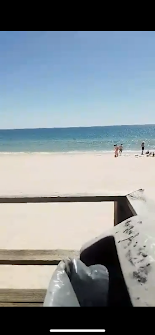
#> input picture src/assets/images/property/exterior/0.png, 155 x 335 px, found by its file name; its folder holds 4 pictures in this run
$ python generateImport.py
#> lines starting #> are read from the running program, lines starting #| are printed output that depends on the picture
import os
from os.path import isfile, join
from PIL import Image

def generateDescription(val):
    roomName = ""
    location = 0
    for char in val:
        if char.isdigit():
            location = val.index(char)
            roomName = val[0 : location]

    if roomName == "":
        roomName = val

    if((val[location] == "1") and ((roomName == "Bedroom") or (roomName == "Washroom"))):
        return "Master " + roomName
    if(location != 0):
        return roomName + " " + val[location]
    else:
        return roomName

# Get the current location of the file
dir_path = os.path.dirname(os.path.realpath(__file__))

# Get all the files in this directory
files = [f for f in os.listdir(dir_path) if isfile(join(dir_path, f))]
imports = []

url = "assets/images/property/exterior/"
for file in files:
    if file != "generateImport.py":
        img = Image.open(dir_path + "\\" + file)
#> img is the input picture: PIL image 155x335 RGB; mean R, G, B 133.2, 142.1, 147.4
        width,height = img.size
#> width = 155; height = 335
        imports.append([str(file), str(width), str(height)])

        # Generate thumbnails and save them in the folder.
        thumbnailSize = 256
        img.thumbnail((thumbnailSize,thumbnailSize), Image.LANCZOS)
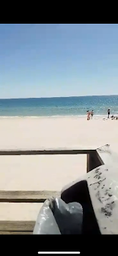
#> img: PIL image 118x256 RGB; mean R, G, B 133.3, 142.2, 147.5
        img.save(dir_path + "/" + str(thumbnailSize) + "/" + file, "JPEG")
#> pass 2 of the loop `for file in files:`:
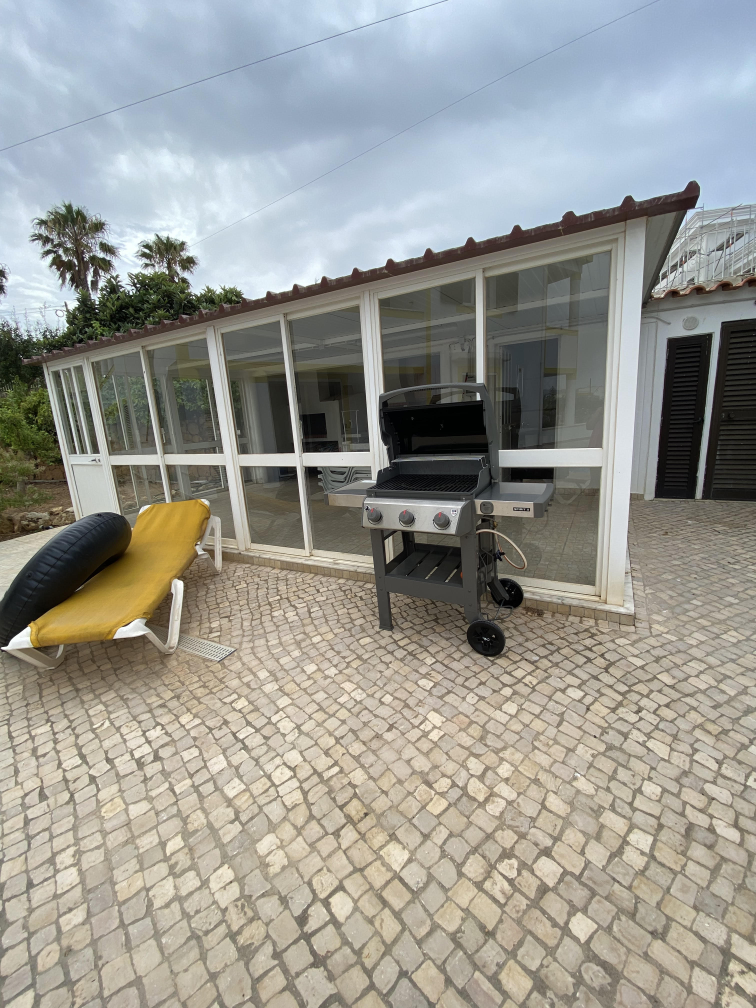
#> input picture src/assets/images/property/exterior/4 Roses BBQ.jpg, 3024 x 4032 px, found by its file name (shown at 1/4 size)
#> img is the input picture: PIL image 3024x4032 RGB; mean R, G, B 153, 152.9, 146.6
#> `img.thumbnail((thumbnailSize,thumbnailSize), Image.LANCZOS)`:
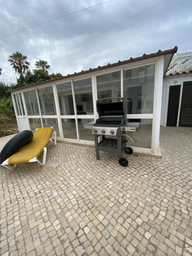
#> img: PIL image 192x256 RGB; mean R, G, B 153, 152.8, 146.6
#> pass 3 of the loop `for file in files:`:
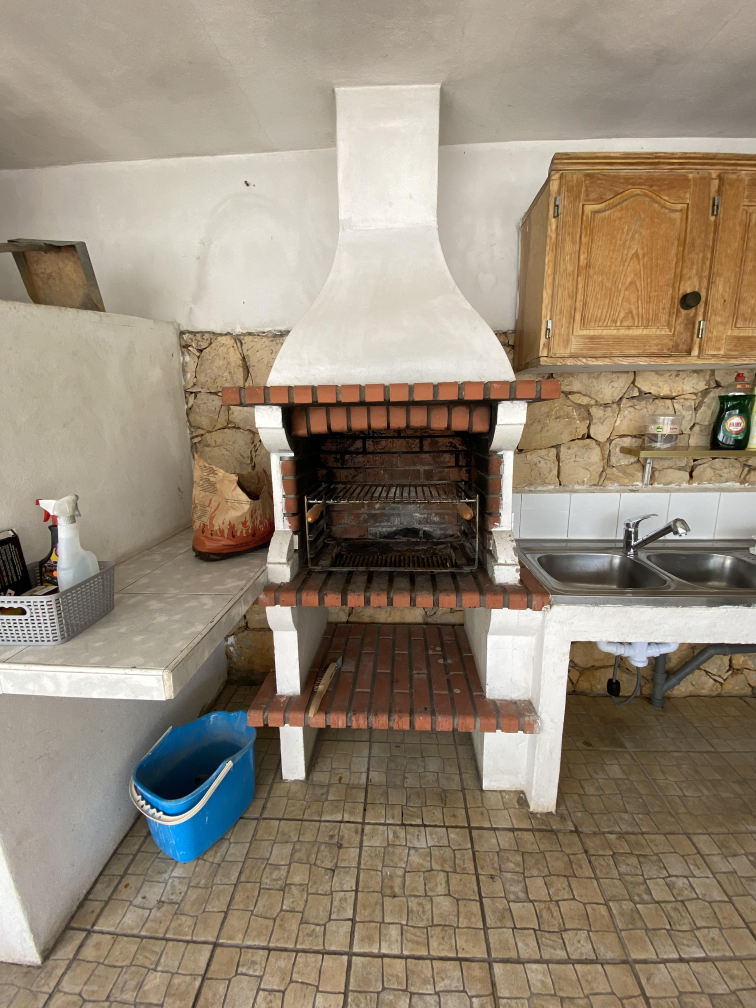
#> input picture src/assets/images/property/exterior/4 Roses outside grill.jpg, 3024 x 4032 px, found by its file name (shown at 1/4 size)
#> img is the input picture: PIL image 3024x4032 RGB; mean R, G, B 149.7, 136.5, 118.6
#> `img.thumbnail((thumbnailSize,thumbnailSize), Image.LANCZOS)`:
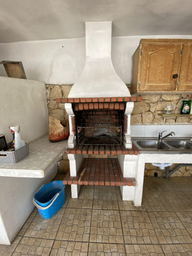
#> img: PIL image 192x256 RGB; mean R, G, B 149.7, 136.5, 118.6
#> the loop made 5 passes; the first 3 are shown

# Print for the imports.
for thing in imports:
    print("import " + thing[0][:-4].capitalize() + " from \"" + url + thing[0] + "\";")
    print("import " + thing[0][:-4].capitalize() + "Thumb" + " from \"" + url + str(thumbnailSize) + "/" + thing[0] + "\";")


print("const photos = [")
# Print for the photos array.
for thing in imports:
    photoDescription = generateDescription(thing[0][:-4].capitalize())
    srcSetFull = "      { src: " + thing[0][:-4].capitalize() + ", width: " + thing[1] + ", height: " + thing[2] + " },"
    srcSetTumb = "      { src: " + thing[0][:-4].capitalize() + "Thumb, width: " + str(thumbnailSize) + ", height: " + str(thumbnailSize) + " },"

    if((round(int(thing[2]) /4) > 200) and (round(int(thing[1]) /4) > 200)):
        print("  {\n    src: " + thing[0][:-4].capitalize() + ",\n    description: \"" + photoDescription + "\",\n    width: " + str(round(int(thing[1]) /4)) +",\n    height: " +  str(round(int(thing[2]) /4)) + ",\n    " + "srcSet: [\n" + srcSetFull + "\n" + srcSetTumb + "\n    ],\n  },")
    else:
        print("  {\n    src: " + thing[0][:-4].capitalize() + ",\n    description: \"" + photoDescription + "\",\n    width: " + str(thing[1]) +",\n    height: " +  str(thing[2]) + ",\n    " + "srcSet: [\n" + srcSetFull + "\n" + srcSetTumb + "\n    ],\n  },")

print("];\nexport default photos;\n")
